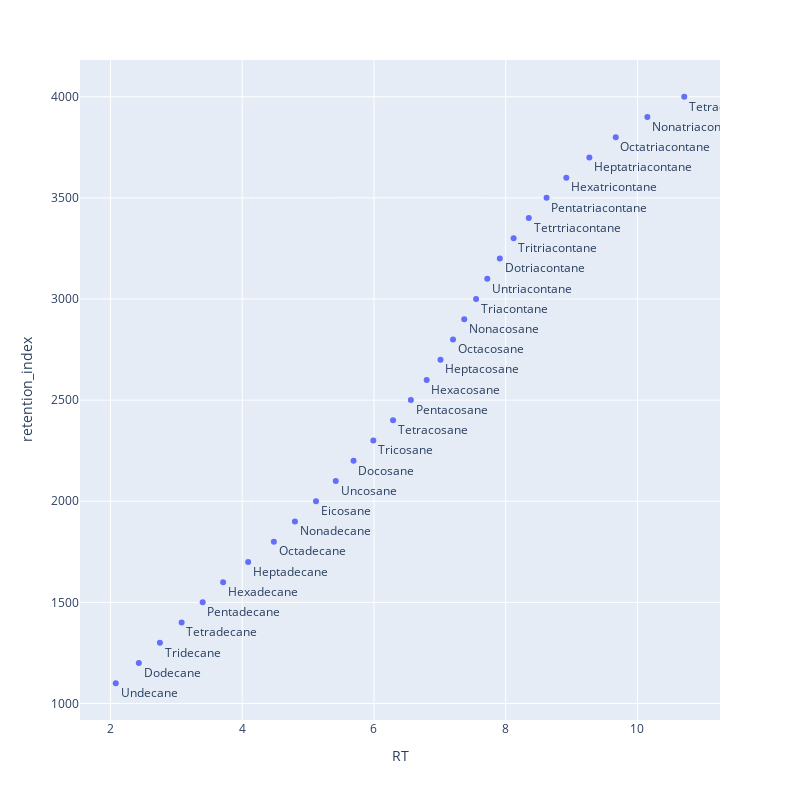

Here is the notebook cell this chart was saved with:
### Code cell
alkanes_data = ref._data
fig = px.scatter(alkanes_data, x="RT", y="retention_index", text=alkanes_data[alkanes_data.columns[0]], width = 800, height = 800)
fig.update_traces(textposition="bottom right")

fig.show()

### Figure 1 — Plotly figure (JSON) as saved in the notebook; plotly's stock layout.template omitted (floating-point values rounded to 4 significant figures)
{"data": [{"hovertemplate": "RT=%{x}<br>retention_index=%{y}<br>Compound_Name=%{text}<extra></extra>", "legendgroup": "", "marker": {"color": "#636efa", "symbol": "circle"}, "mode": "markers+text", "name": "", "orientation": "v", "showlegend": false, "text": ["Undecane", "Dodecane", "Tridecane", "Tetradecane", "Pentadecane", "Hexadecane", "Heptadecane", "Octadecane", "Nonadecane", "Eicosane", "Uncosane", "Docosane", "Tricosane", "Tetracosane", "Pentacosane", "Hexacosane", "Heptacosane", "Octacosane", "Nonacosane", "Triacontane", "Untriacontane", "Dotriacontane", "Tritriacontane", "Tetrtriacontane", "Pentatriacontane", "Hexatricontane", "Heptatriacontane", "Octatriacontane", "Nonatriacontane", "Tetracontane"], "textposition": "bottom right", "type": "scatter", "x": [2.08, 2.43, 2.75, 3.08, 3.4, 3.71, 4.09, 4.48, 4.8, 5.12, 5.42, 5.69, 5.99, 6.29, 6.56, 6.8, 7.01, 7.2, 7.37, 7.55, 7.72, 7.91, 8.12, 8.35, 8.62, 8.92, 9.27, 9.67, 10.15, 10.71], "xaxis": "x", "y": [1100, 1200, 1300, 1400, 1500, 1600, 1700, 1800, 1900, 2000, 2100, 2200, 2300, 2400, 2500, 2600, 2700, 2800, 2900, 3000, 3100, 3200, 3300, 3400, 3500, 3600, 3700, 3800, 3900, 4000], "yaxis": "y"}], "layout": {"height": 800, "legend": {"tracegroupgap": 0}, "margin": {"t": 60}, "width": 800, "xaxis": {"anchor": "y", "domain": [0, 1], "title": {"text": "RT"}}, "yaxis": {"anchor": "x", "domain": [0, 1], "title": {"text": "retention_index"}}}}
